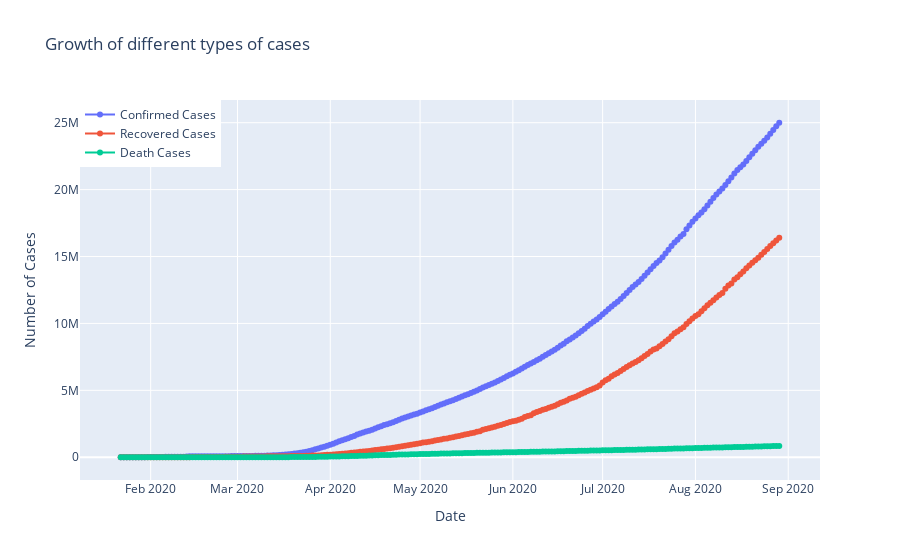

Write notebook code for a chart like this one.
### Code cell
fig=go.Figure()
fig.add_trace(go.Scatter(x=datewise.index, y=datewise["Confirmed"],
                    mode='lines+markers',
                    name='Confirmed Cases'))
fig.add_trace(go.Scatter(x=datewise.index, y=datewise["Recovered"],
                    mode='lines+markers',
                    name='Recovered Cases'))
fig.add_trace(go.Scatter(x=datewise.index, y=datewise["Deaths"],
                    mode='lines+markers',
                    name='Death Cases'))
fig.update_layout(title="Growth of different types of cases",
                 xaxis_title="Date",yaxis_title="Number of Cases",legend=dict(x=0,y=1,traceorder="normal"))
fig.show()

### Figure 1 — Plotly figure (JSON) as saved in the notebook; plotly's stock layout.template omitted (floating-point values rounded to 4 significant figures; data arrays with more than 128 entries replaced by an {"elided": "..."} marker saying what was removed)
{"data": [{"mode": "lines+markers", "name": "Confirmed Cases", "type": "scatter", "x": {"elided": "221 str values"}, "y": {"elided": "221 int values"}}, {"mode": "lines+markers", "name": "Recovered Cases", "type": "scatter", "x": {"elided": "221 str values"}, "y": {"elided": "221 int values"}}, {"mode": "lines+markers", "name": "Death Cases", "type": "scatter", "x": {"elided": "221 str values"}, "y": {"elided": "221 int values"}}], "layout": {"autosize": true, "legend": {"traceorder": "normal", "x": 0, "y": 1}, "title": {"text": "Growth of different types of cases"}, "xaxis": {"autorange": true, "range": ["2020-01-08 05:50:03.3149", "2020-09-11 18:09:56.6851"], "title": {"text": "Date"}, "type": "date"}, "yaxis": {"autorange": true, "range": [-2063000.0, 27060000.0], "title": {"text": "Number of Cases"}, "type": "linear"}}}
